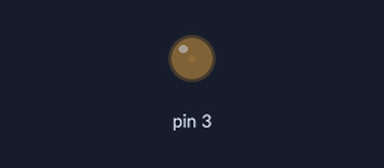
Simulated run of this sketch. Board: Arduino Uno, built with avr-gcc and run on an emulated ATmega328P. On the bench: output pins drawn as LEDs (lit = HIGH).

Above: at 0.05 s.
At 1.95 s:
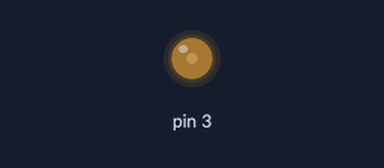
At 3.85 s:
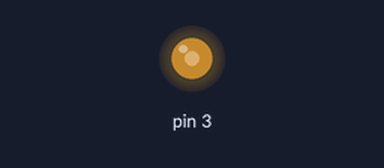
At 7.65 s:
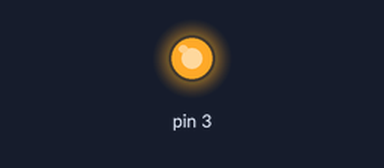
Timing chart, 0 to 9.9 s (numbered marks = the images above):
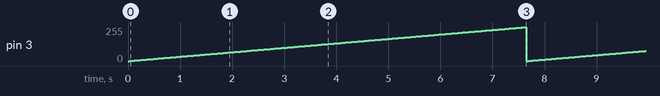

Measured:
- by itself, pin 3: ramps from 0/255 to 254/255 and jumps back, once every 7.7 s

The sketch:

FadeOnForLoop.ino
```cpp
void setup() {
  pinMode(3, OUTPUT);
}

void loop() {

  for (int brightness = 0; brightness < 255; brightness++){
    // set the brightness of the LED pin
    analogWrite(3, brightness);

    // wait for 30 milliseconds to see the dimming effect
    delay(30);
  }
}
```
